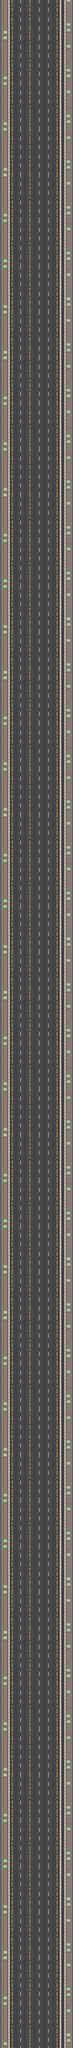

This is a level from a 2D game, rendered from its Tiled map with the project's own tilesets. A one-line summary and the map file follow, with tile-layer data summarised:
An orthogonal 64x1792 tile map with 16x16 px tiles, 1 tile layer (Tile Layer 1).

<map version="1.0" tiledversion="1.1.5" orientation="orthogonal" renderorder="right-down" width="64" height="1792" tilewidth="16" tileheight="16" infinite="0" nextobjectid="1">
 <tileset firstgid="1" source="roadBackGroundv6.tsx" />
 <layer name="Tile Layer 1" width="64" height="1792">
  <data>[114688 cells, 114688 non-empty, 2080 distinct tile ids]</data>
 </layer>
</map>
